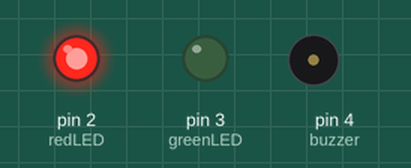
This sketch was run on a simulated Arduino Uno, built with avr-gcc and run on an emulated ATmega328P. Parts: output pins drawn as LEDs (lit = HIGH), buzzer (waves = sounding).

Above: at 0.5 s.
At 1.5 s:
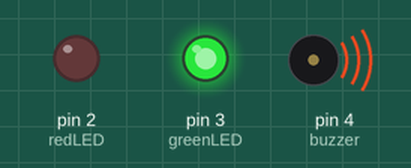
At 5.5 s:
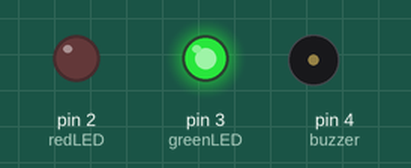
Timing chart, 0 to 6.9 s (numbered marks = the images above):
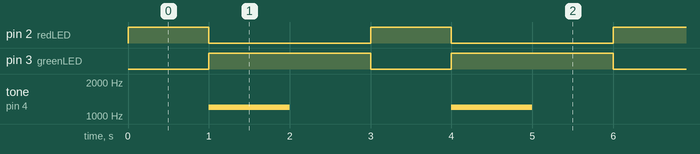

The sketch:

2LED_and_Buzzer.ino
```cpp
/*
redLED = 5 sec
greenLED = 10sec
buzzer with greenLED = 5sec
*/

int redLED = 2, greenLED = 3, buzzer = 4;
int t1=1000;
void setup() {
  // put your setup code here, to run once:
pinMode(redLED,OUTPUT);
pinMode(greenLED,OUTPUT);
pinMode(buzzer,OUTPUT);
}

void loop() {
  // put your main code here, to run repeatedly:
digitalWrite(redLED,HIGH);
delay(t1);

digitalWrite(redLED,LOW);


tone(buzzer,1200);
digitalWrite(greenLED,HIGH);
delay(t1);
noTone(buzzer);
delay(t1);
digitalWrite(greenLED,LOW);
}
```

Measured:
- by itself, pin 2 (redLED): alternates HIGH for 1.0 s and LOW for 2.0 s
- by itself, pin 3 (greenLED): alternates HIGH for 2.0 s and LOW for 1.0 s
- by itself, tone on pin 4 (buzzer): alternates 1200 Hz for 1.0 s and silent for 2.0 s
